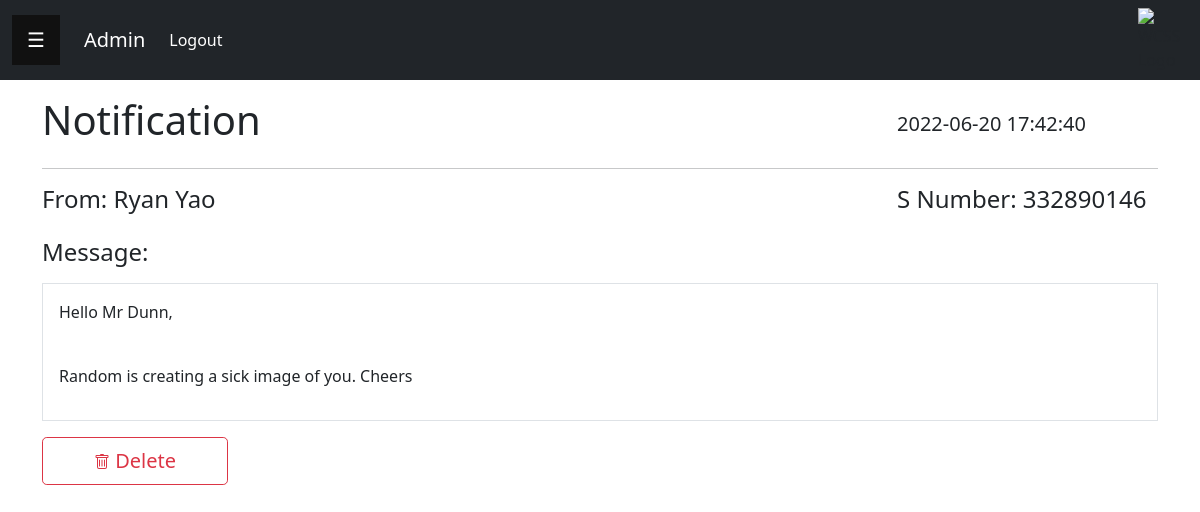
Page /app/notification.php?id=238 (signed in) on the committed database.
### tables this page shows
CREATE TABLE `issues` (
  `issues_id` int NOT NULL,
  `issues_email` varchar(128) NOT NULL,
  `issues_note` varchar(10240) NOT NULL,
  `issues_timestamp` timestamp NOT NULL DEFAULT CURRENT_TIMESTAMP,
  `issues_stud_id` int DEFAULT NULL
);

CREATE TABLE `students` (
  `stud_id` int NOT NULL,
  `stud_num` varchar(16) NOT NULL,
  `stud_lname` varchar(64) NOT NULL,
  `stud_fname` varchar(64) NOT NULL,
  `stud_enabled` tinyint NOT NULL DEFAULT '1',
  `stud_awards` varchar(1024) NOT NULL DEFAULT '',
  `stud_plans` varchar(1024) NOT NULL DEFAULT '',
  `stud_scholarships` varchar(1024) NOT NULL DEFAULT '',
  `stud_memMoments` varchar(10240) NOT NULL DEFAULT '',
  `stud_year` int NOT NULL
);

### app/notification.php (the view, shortened to what this page needs)
<?php
  require("functions.php");
  $notif = getNotification($_GET["id"]);
?>
<!DOCTYPE html>
<html lang="en" dir="ltr">
  <head>
    <link href="https://cdn.jsdelivr.net/npm/bootstrap@5.0.1/dist/css/bootstrap.min.css" rel="stylesheet">
    <link rel="stylesheet" href="navbar.css">
  </head>
  <body>
    <div id="main">
      <div class="container my-3">
        <div class="row">
            <h1 class="col-9">Notification</h1>
            <div class="col-3">
              <h5 class="pt-3">
                <?php
                  echo $notif[0]['issues_timestamp'];
                ?>
              </h5>
            </div>
        </div>
        <hr>
        <div class="row my-3">
          <h4 class="col-9">
            From:
            <?php
              $stud = getStudInfo($notif[0]["issues_stud_id"]);
              if ($notif[0]['issues_stud_id'] != "") {
                echo $stud[0]['stud_fname']." ".$stud[0]['stud_lname']."\n";
              }
              else {
                echo $notif[0]["issues_email"]." (On Login Page)";
              }
           ?>
          </h4>
          <h4 class="col-3">
            S Number:
            <?php
              if ($notif[0]['issues_stud_id'] != "") {
                echo $stud[0]['stud_num'];
              }
              else {
                echo "N/A";
              }
            ?>
          </h4>
        </div>
        <h4>Message:</h4>
        <div class="container border p-3 my-3">
          <?php
            $splitText = explode('\\n', $notif[0]['issues_note']);
            foreach ($splitText as $val) {
              if ($val == ""){
                echo "<br>";
              }
              else {
                echo "<p>".$val."</p>";
              }
            }
          ?>
        </div>
        <?php
          echo "<div class='col-lg-2 my-3'>\n";
          echo "<button type='button' class='btn btn-outline-danger btn-lg h-100 w-100 ' onclick=deleteNotif(".$_GET['id'].")>\n";
          echo "Delete\n";
          echo "</button>\n";
          echo "</div>\n";
         ?>
      </div>
    </div>
  </body>
</html>

### app/navbar.css (style rules this page uses)
#main { transition: margin-left 0.5s; }

### rows in the picture
issues: issues_timestamp "2022-06-20 17:42:40", issues_note "Hello Mr Dunn,", issues_note "Random is creating a sick image of you. Cheers"
students: stud_fname "Ryan", stud_lname "Yao", stud_num "332890146"
